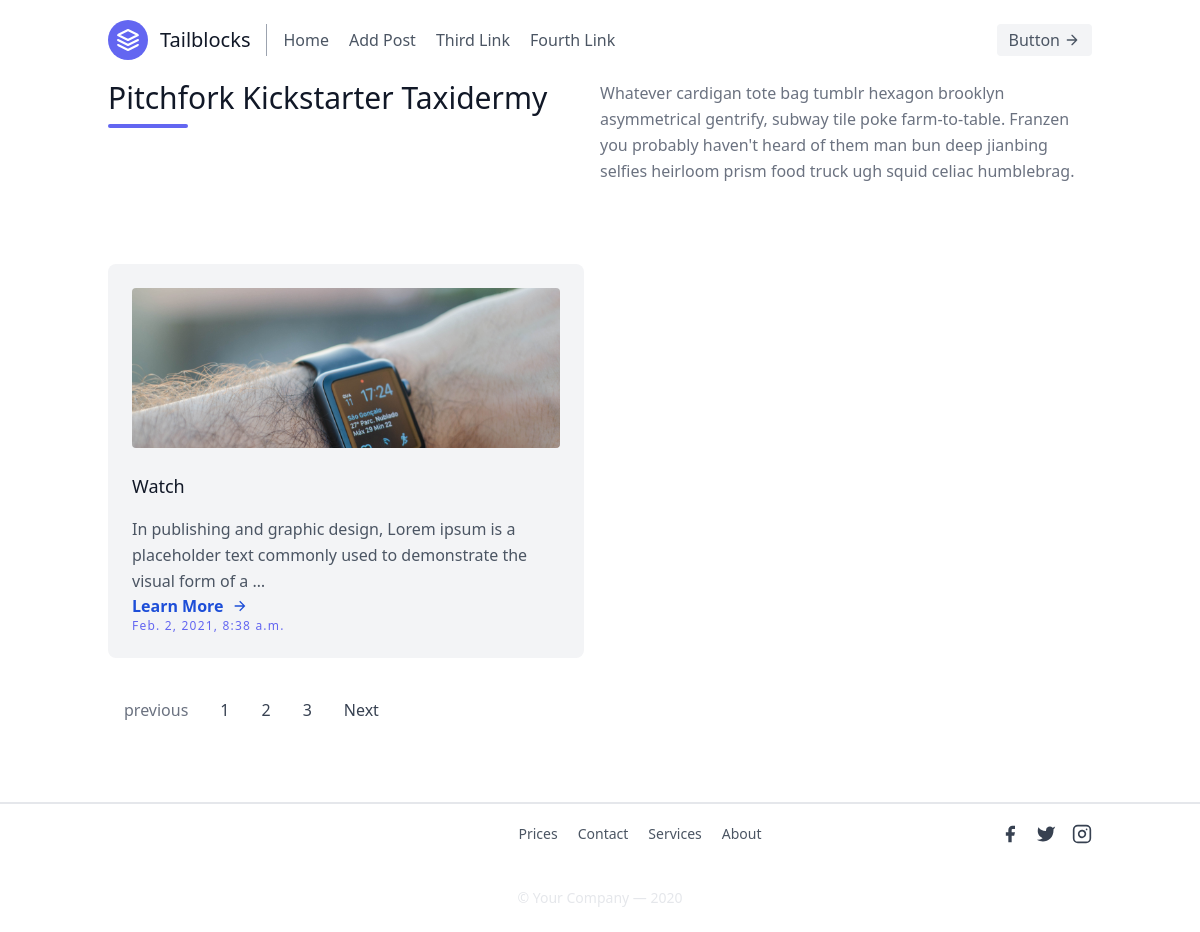
Before: / with the older database file.
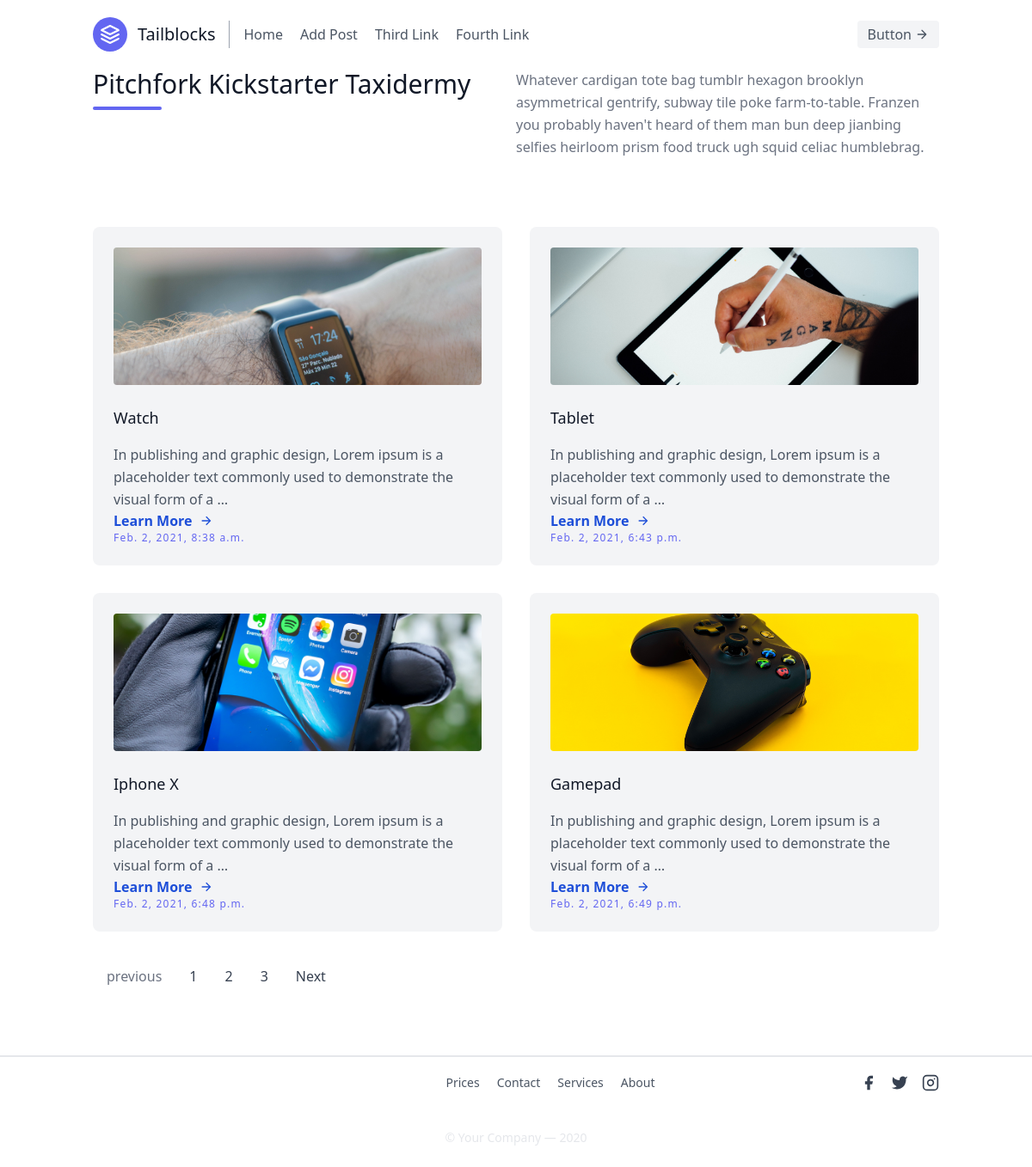
After: the same page with the newer database file.
### blog/models.py (models this page shows, shortened)
class Post(models.Model):
  status_choices = (
    ('draft','draft'),
    ('published','published'),
  )
  title = models.CharField(max_length=100)
  author = models.ForeignKey(User, on_delete=models.CASCADE)
  body   = models.TextField()
  postImage = models.ImageField(upload_to='photos/%Y/%m/%d')
  created = models.DateTimeField(auto_now_add=True)
  updated = models.DateTimeField(auto_now=True)
  status   = models.CharField(max_length=15, choices=status_choices, default='draft', null=True)

### blog/views.py (the view)
# urls.py: path('',views.Home,name='index'),
def Home(request):
  posts = Post.objects.all()
  context = {'posts':posts}
  return render(request,'blog/index.html',context)

### templates/blog/index.html
{% extends 'base.html' %}
{% block content %}
<section class="text-gray-600 body-font">
  <div class="container px-5 py- mx-auto">
    <div class="flex flex-wrap w-full mb-20">
      <div class="lg:w-1/2 w-full mb-6 lg:mb-0">
        <h1 class="sm:text-3xl text-2xl font-medium title-font mb-2 text-gray-900">Pitchfork Kickstarter Taxidermy</h1>
        <div class="h-1 w-20 bg-indigo-500 rounded"></div>
      </div>
      <p class="lg:w-1/2 w-full leading-relaxed text-gray-500">Whatever cardigan tote bag tumblr hexagon brooklyn asymmetrical gentrify, subway tile poke farm-to-table. Franzen you probably haven't heard of them man bun deep jianbing selfies heirloom prism food truck ugh squid celiac humblebrag.</p>
    </div>
    <div class="flex flex-wrap -m-4">
      {% if posts %}
      {% for post in posts %}
      <div class="xl:w-1/4 md:w-1/2 p-4">
        <div class="bg-gray-100 p-6 rounded-lg">
          <img class="h-40 rounded w-full object-cover object-center mb-6" src="{{ post.postImage.url }}" alt="content">
          <h2 class="text-lg text-gray-900 font-medium title-font mb-4">{{ post.title}}</h2>
          <p class="leading-relaxed text-base">{{ post.body | truncatewords:20 }}</p>
          <a href="/{{ post.id }}/"
          class="inline-flex items-center font-semibold text-blue-700 md:mb-2 lg:mb-0 hover:text-blue-400 ">
          Learn More
          <svg class="w-4 h-4 ml-2" xmlns="http://www.w3.org/2000/svg" viewBox="0 0 24 24" width="20"
              height="20" fill="currentColor">
              <path fill="none" d="M0 0h24v24H0z" />
              <path
                  d="M16.172 11l-5.364-5.364 1.414-1.414L20 12l-7.778 7.778-1.414-1.414L16.172 13H4v-2z" />
              </svg>
      </a>
      <h3 class="tracking-widest text-indigo-500 text-xs font-medium title-font">{{ post.created }}</h3>
        </div>
      </div>
    {% endfor %}
    {% endif %}
    </div>
    <div class="flex py-8">
      <a href="#" class="mx-1 px-3 py-2 bg-white dark:bg-gray-800 text-gray-500 dark:text-gray-600 rounded-md cursor-not-allowed">
          previous
      </a>
      <a href="#" class="mx-1 px-3 py-2 bg-white dark:bg-gray-800 text-gray-700 dark:text-gray-200 hover:bg-indigo-600 dark:hover:bg-indigo-500 hover:text-white dark:hover:text-gray-200 rounded-md">
          1
      </a>
      <a href="#" class="mx-1 px-3 py-2 bg-white dark:bg-gray-800 text-gray-700 dark:text-gray-200 hover:bg-indigo-600 dark:hover:bg-indigo-500 hover:text-white dark:hover:text-gray-200 rounded-md">
          2
      </a>
      <a href="#" class="mx-1 px-3 py-2 bg-white dark:bg-gray-800 text-gray-700 dark:text-gray-200 hover:bg-indigo-600 dark:hover:bg-indigo-500 hover:text-white dark:hover:text-gray-200 rounded-md">
          3
      </a>
      <a href="#" class="mx-1 px-3 py-2 bg-white dark:bg-gray-800 text-gray-700 dark:text-gray-200 hover:bg-indigo-600 dark:hover:bg-indigo-500 hover:text-white dark:hover:text-gray-200 rounded-md">
          Next
      </a>
  </div>
  </div>
</section>
{% endblock %}

### templates/base.html (shortened to what this page needs)
<!DOCTYPE html>
<html lang="en">
<head>
  <link href="https://unpkg.com/tailwindcss@^2/dist/tailwind.min.css" rel="stylesheet">
</head>
<body>
<header class="text-gray-600 body-font">
  <div class="container mx-auto flex flex-wrap p-5 flex-col md:flex-row items-center">
    <a class="flex title-font font-medium items-center text-gray-900 mb-4 md:mb-0">
      <svg xmlns="http://www.w3.org/2000/svg" fill="none" stroke="currentColor" stroke-linecap="round" stroke-linejoin="round" stroke-width="2" class="w-10 h-10 text-white p-2 bg-indigo-500 rounded-full" viewBox="0 0 24 24">
        <path d="M12 2L2 7l10 5 10-5-10-5zM2 17l10 5 10-5M2 12l10 5 10-5"></path>
      </svg>
      <span class="ml-3 text-xl">Tailblocks</span>
    </a>
    <nav class="md:mr-auto md:ml-4 md:py-1 md:pl-4 md:border-l md:border-gray-400	flex flex-wrap items-center text-base justify-center">
      <a href="{% url 'blog:index' %}" class="mr-5 hover:text-gray-900">Home</a>
      <a href="{% url 'blog:create' %}" class="mr-5 hover:text-gray-900">Add Post</a>
      <a class="mr-5 hover:text-gray-900">Third Link</a>
      <a class="mr-5 hover:text-gray-900">Fourth Link</a>
    </nav>
    <button class="inline-flex items-center bg-gray-100 border-0 py-1 px-3 focus:outline-none hover:bg-gray-200 rounded text-base mt-4 md:mt-0">Button
      <svg fill="none" stroke="currentColor" stroke-linecap="round" stroke-linejoin="round" stroke-width="2" class="w-4 h-4 ml-1" viewBox="0 0 24 24">
        <path d="M5 12h14M12 5l7 7-7 7"></path>
      </svg>
    </button>
  </div>
</header>
{% block content %}
{% endblock %}
        <footer class="mt-10 text-gray-700 bg-white border-t body-font">
            <div class="border-t border-gray-200">
                <div class="container flex flex-col flex-wrap items-center justify-between p-5 mx-auto md:flex-row">
                    <div class="flex flex-wrap items-center justify-center mx-auto text-base ">
                        <a href="#" class="justify-center mr-5 text-sm text-center text-gray-600 hover:text-gray-800">
                            Prices</a>
                        <a href="#" class="justify-center mr-5 text-sm text-center text-gray-600 hover:text-gray-800">
                            Contact</a>
                        <a href="#" class="justify-center mr-5 text-sm text-center text-gray-600 hover:text-gray-800">
                            Services</a>
                        <a href="#" class="justify-center mr-5 text-sm text-center text-gray-600 hover:text-gray-800">
                            About</a>
                    </div>
                    <div class="inline-flex items-center justify-center md:justify-start ">
                        <span class="inline-flex justify-center mt-2 sm:ml-auto sm:mt-0 sm:justify-start">
                            <a class="text-blue-807 hover:text-blue-500">
                                <svg fill="currentColor" stroke-linecap="round" stroke-linejoin="round" stroke-width="2"
                                    class="w-5 h-5" viewBox="0 0 24 24">
                                    <path d="M18 2h-3a5 5 0 00-5 5v3H7v4h3v8h4v-8h3l1-4h-4V7a1 1 0 011-1h3z"></path>
                                </svg>
                            </a>
                            <a class="ml-4 text-blue-870 hover:text-blue-500">
                                <svg fill="currentColor" stroke-linecap="round" stroke-linejoin="round" stroke-width="2"
                                    class="w-5 h-5" viewBox="0 0 24 24">
                                    <path
                                        d="M23 3a10.9 10.9 0 01-3.14 1.53 4.48 4.48 0 00-7.86 3v1A10.66 10.66 0 013 4s-4 9 5 13a11.64 11.64 0 01-7 2c9 5 20 0 20-11.5a4.5 4.5 0 00-.08-.83A7.72 7.72 0 0023 3z">
                                    </path>
                                </svg>
                            </a>
                            <a class="ml-4 text-blue-870 hover:text-blue-500">
                                <svg fill="none" stroke="currentColor" stroke-linecap="round" stroke-linejoin="round"
                                    stroke-width="2" class="w-5 h-5" viewBox="0 0 24 24">
                                    <rect width="20" height="20" x="2" y="2" rx="5" ry="5"></rect>
                                    <path d="M16 11.37A4 4 0 1112.63 8 4 4 0 0116 11.37zm1.5-4.87h.01"></path>
                                </svg>
                            </a>
                        </span>
                    </div>
                </div>
                <div
                    class="flex flex-wrap items-center justify-center py-6 mx-auto text-base bg-blueGray-900 ">
                    <p class="text-sm text-center text-gray-200 ">© Your Company — 2020
                    </p>
                </div>
            </div>
        </footer>
</body>
</html>

Changed rows visible on the page:
added Post: postImage (picture), title "Tablet", body "In publishing and graphic design, Lorem ipsum is a placeholder text commonly used to demonstrate the visual form of a …", created "Feb. 2, 2021, 6:43 p.m."
added Post: postImage (picture), title "Iphone X", body "In publishing and graphic design, Lorem ipsum is a placeholder text commonly used to demonstrate the visual form of a …", created "Feb. 2, 2021, 6:48 p.m."
added Post: postImage (picture), title "Gamepad", body "In publishing and graphic design, Lorem ipsum is a placeholder text commonly used to demonstrate the visual form of a …", created "Feb. 2, 2021, 6:49 p.m."
